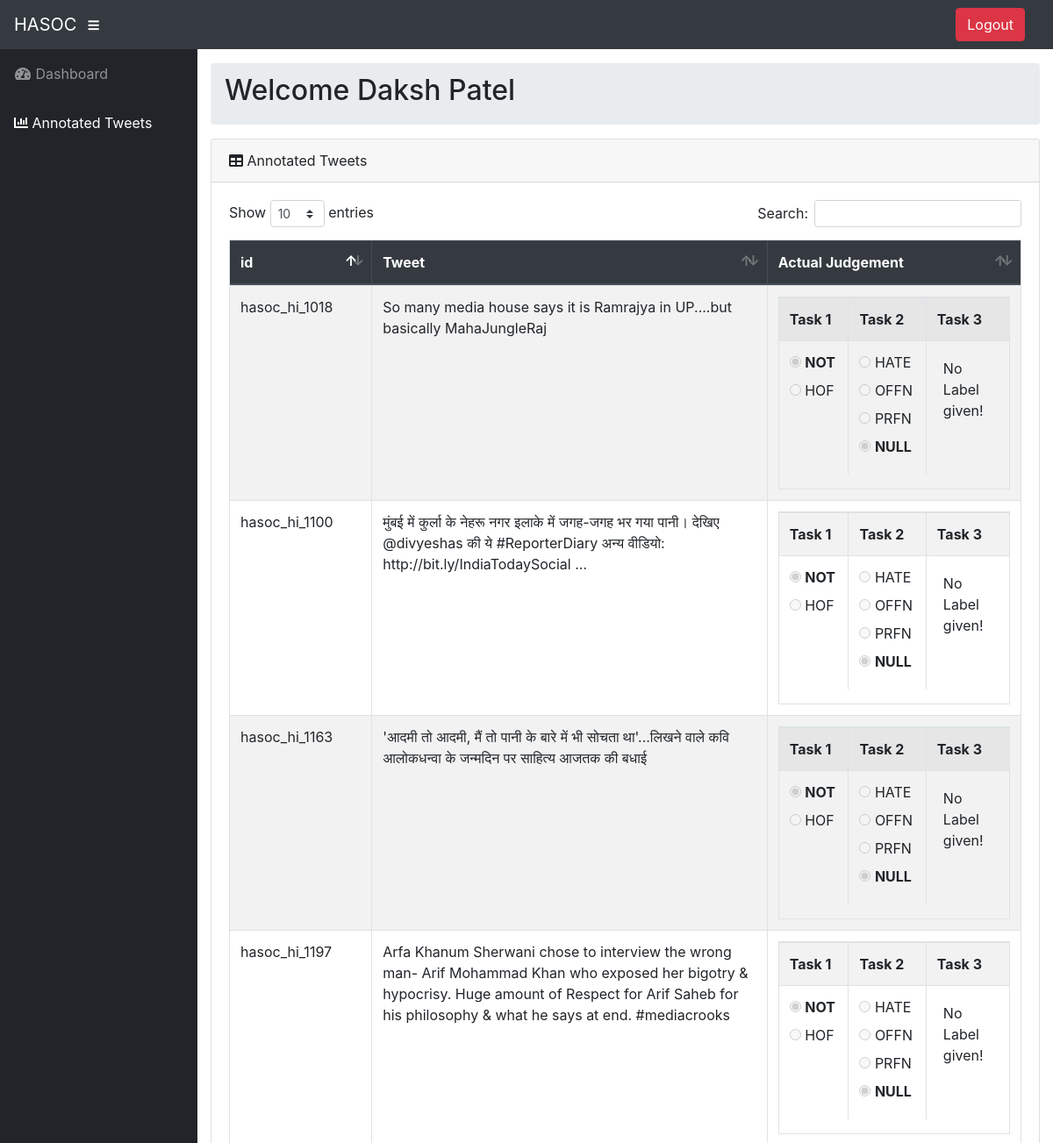
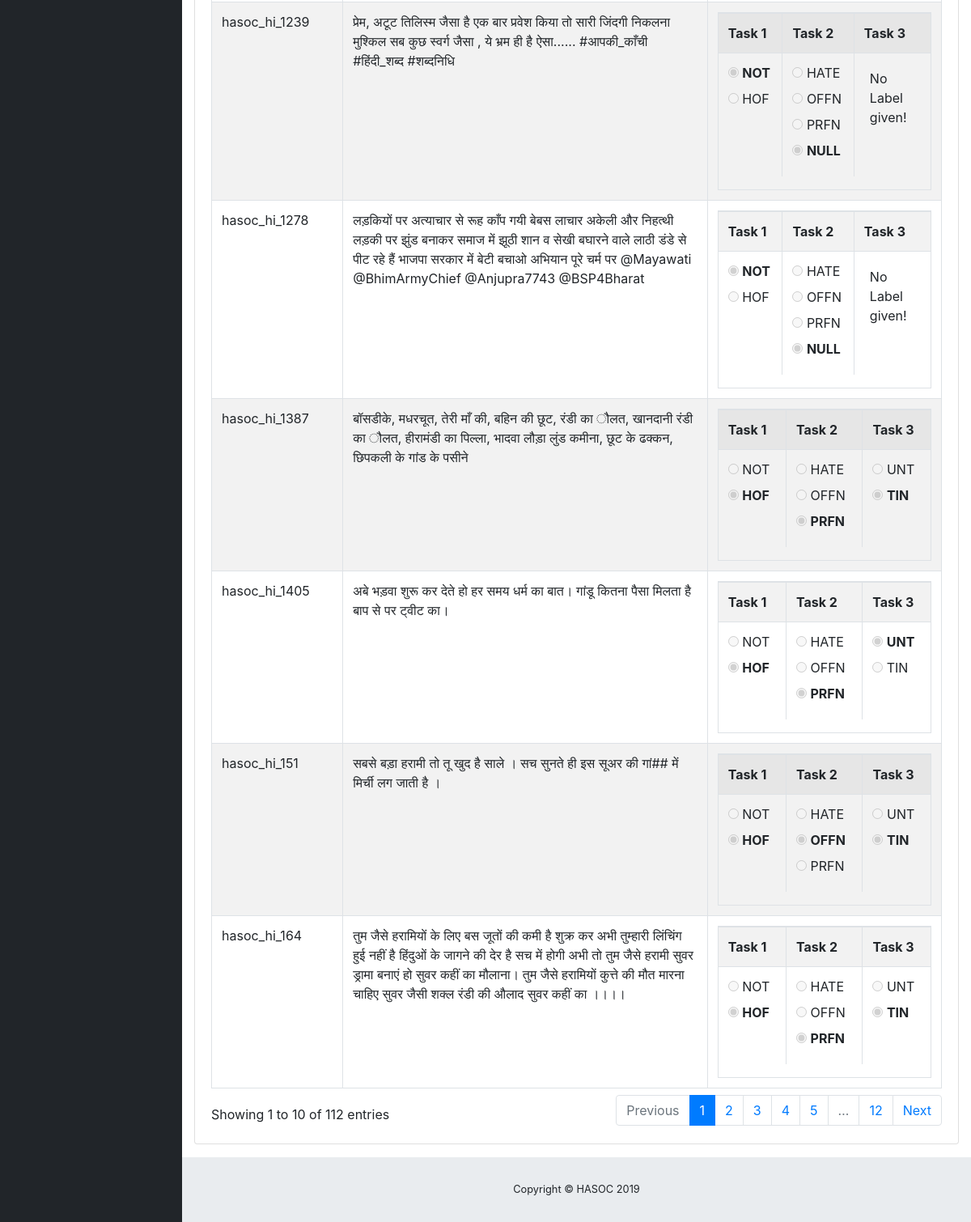
/annotated_tweets (signed in), run on the app's committed database (2 pictures, top to bottom).
### tables this page shows
CREATE TABLE "annoted_tweets"
(
	id INTEGER not null
		primary key autoincrement,
	tweet_id TEXT,
	tweet TEXT,
	daksh_hasoc TEXT,
	aditya_hasoc TEXT,
	dhruv_hasoc TEXT,
	spandan_hasoc TEXT,
	meet_hasoc TEXT,
	parth_hasoc TEXT,
	admin TEXT,
	mohana_hasoc TEXT,
	devarshi_hasoc TEXT,
	daksh2_hasoc TEXT,
	lang TEXT,
	bhargav_hasoc TEXT,
	suru_hasoc TEXT,
	kush_hasoc TEXT,
	soham_hasoc TEXT,
	nisarg_hasoc TEXT,
	apurva_hasoc TEXT
, harsh_hasoc TEXT, purvesh_hasoc TEXT, shubham_hasoc TEXT);

### project/com/controller/tweetController.py (the view)
@app.route('/annotated_tweets')
def annotated_tweets():
    if session.get('user') == 'admin':
        return redirect(url_for('annotated_tweets_admin'))
    if session.get('user'):
        tweetvo = tweetVO()
        tweetdao = tweetDAO()
        user = session.get('user')
        tweetvo.username = user
        resp, rows_tup = tweetdao.get_annots(tweetvo)
        rows = []
        for i in range(len(rows_tup)):
            row = list(rows_tup[i])
            row[-1] = tuple(row[-1].split('\t'))
            rows.append(tuple(row))
        if resp == True:
            return render_template('view_annotated_tweets.html', rows=rows, error=None)
        else:
            return render_template('view_annotated_tweets.html', error=resp)
    else:
        return redirect(url_for('login'))

### project/com/dao/tweetDAO.py (called while the page is built)
    def get_annots(self, tweet):
        query = 'SELECT tweet_id,tweet,{} From annoted_tweets where {} not null'.format(tweet.username, tweet.username)
        try:
            cursor.execute(query)
            rows = cursor.fetchall()
            return True, rows
        except sqlite3.Error as er:
            return er

### project/templates/view_annotated_tweets.html (shortened to what this page needs)
<!DOCTYPE html>
<html lang="en">
<head>
  <link href="{{ url_for('static',filename='vendor/fontawesome-free/css/all.min.css') }}" rel="stylesheet" type="text/css">
  <link href="{{ url_for('static',filename='vendor/datatables/dataTables.bootstrap4.css') }}" rel="stylesheet" type="text/css">
  <link href="{{ url_for('static',filename='css/css/sb-admin.css') }}" rel="stylesheet" type="text/css">
</head>
<body id="page-top">
  <nav class="navbar navbar-expand navbar-dark bg-dark static-top">
    <a class="navbar-brand mr-1" href="/home">HASOC</a>
    <button class="btn btn-link btn-sm text-white order-1 order-sm-0" id="sidebarToggle" href="#">
      <i class="fas fa-bars"></i>
    </button>
    <form class="d-none d-md-inline-block form-inline ml-auto mr-0 mr-md-3 my-2 my-md-0" action="/logout">
      <button class="btn btn-danger text-white" type="submit">Logout</button>
    </form>
  </nav>
  <div id="wrapper">
    <ul class="sidebar navbar-nav">
      <li class="nav-item ">
        <a class="nav-link" href="{{ url_for('home') }}">
          <i class="fas fa-fw fa-tachometer-alt"></i>
          <span>Dashboard</span>
        </a>
      </li>
      <li class="nav-item active">
        <a class="nav-link" href="{{ url_for('annotated_tweets') }}">
          <i class="fas fa-chart-bar"></i>
          <span>Annotated Tweets</span>
        </a>
      </li>
    </ul>
    <div id="content-wrapper">
      <div class="container-fluid">
        <ol class="breadcrumb">
          <h2>Welcome {{ session['name'] }}</h2>
        </ol>
            <div class="card mb-3">
              <div class="card-header">
                <i class="fas fa-table"></i>
                Annotated Tweets
              </div>
              <div class="card-body">
                <div class="table-responsive">
                  <table class="table table-striped table-bordered table-responsive" id="dataTable">
                    <thead class="thead-dark">
                    <tr>
                      <th>id</th>
                      <th>Tweet</th>
                      <th>Actual Judgement</th>
                    </tr>
                    </thead>
                    <tbody>
                    {% for row in rows %}
                      <tr>
                        <td>
                          {{ row[0] }}
                        </td>
                        <td width="50%">{{ row[1] }}</td>
                        <td align="center" width="32%">
                    <div class="table-responsive table-bordered">
                        <table class="table">
                          <tr>
                            <th>
                              Task 1
                            </th>
                            <th>
                              Task 2
                            </th>
                            <th>
                              Task 3
                            </th>
                          </tr>
                          <tr>
                            <td>
                              {% if row[2][0] == 'NOT' %}
                                <div class="radio">
                                  <label><input type="radio" name="task_1_{{ row[0] }}" value="NOT" disabled checked>&nbsp;<b>NOT</b></label>
                                </div>
                                <div class="radio">
                                  <label><input type="radio" name="task_1_{{ row[0] }}" value="HOF" disabled required>&nbsp;HOF</label>
                                </div>
                              {% else %}
                                <div class="radio">
                                  <label><input type="radio" name="task_1_else_{{ row[0] }}" value="NOT" disabled required>&nbsp;NOT</label>
                                </div>
                                <div class="radio">
                                  <label><input type="radio" name="task_1_else_{{ row[0] }}" value="HOF" disabled required checked>&nbsp;<b>HOF</b></label>
                                </div>
                              {% endif %}
                            </td>
                            <td>
                              {% if row[2][1]=='HATE' %}
                                <div class="radio">
                                  <label><input type="radio" name="task_2_{{ row[0] }}" value="HATE" disabled required checked>&nbsp;<b>HATE</b></label>
                                </div>
                                <div class="radio">
                                  <label><input type="radio" name="task_2_{{ row[0] }}" value="OFFN" disabled required>&nbsp;OFFN</label>
                                </div>
                                <div class="radio">
                                  <label><input type="radio" name="task_2_{{ row[0] }}" value="PRFN" disabled required>&nbsp;PRFN</label>
                                </div>
                              {% elif row[2][1]=='OFFN' %}
                                <div class="radio">
                                  <label><input type="radio" name="task_2_elif_1_{{ row[0] }}" value="HATE" disabled required>&nbsp;HATE</label>
                                </div>
                                <div class="radio">
                                  <label><input type="radio" name="task_2_elif_1_{{ row[0] }}" value="OFFN" disabled required checked>&nbsp;<b>OFFN</b></label>
                                </div>
                                <div class="radio">
                                  <label><input type="radio" name="task_2_elif_1_{{ row[0] }}" value="PRFN" disabled required>&nbsp;PRFN</label>
                                </div>
                              {% elif row[2][1]=='PRFN' %}
                                <div class="radio">
                                  <label><input type="radio" name="task_2_elif_2_{{ row[0] }}" value="HATE" disabled required>&nbsp;HATE</label>
                                </div>
                                <div class="radio">
                                  <label><input type="radio" name="task_2_elif_2_{{ row[0] }}" value="OFFN" disabled required>&nbsp;OFFN</label>
                                </div>
                                <div class="radio">
                                  <label><input type="radio" name="task_2_elif_2_{{ row[0] }}" value="PRFN" disabled required checked>&nbsp;<b>PRFN</b></label>
                                </div>
                              {% else %}
                                <div class="radio">
                                  <label><input type="radio" name="task_2_else_{{ row[0] }}" value="HATE" disabled required>&nbsp;HATE</label>
                                </div>
                                <div class="radio">
                                  <label><input type="radio" name="task_2_else_{{ row[0] }}" value="OFFN" disabled required>&nbsp;OFFN</label>
                                </div>
                                <div class="radio">
                                  <label><input type="radio" name="task_2_else_{{ row[0] }}" value="PRFN" disabled required checked>&nbsp;PRFN</label>
                                </div><div class="radio">
                                  <label><input type="radio" name="task_2_else_{{ row[0] }}" value="NULL" disabled required checked>&nbsp;<b>NULL</b></label>
                                </div>
                              {% endif %}
                            </td>
                            <td>
                              {% if row[2][2] == 'UNT' %}
                                <div class="radio">
                                  <label><input type="radio" name="task_3_{{ row[0] }}" value="UNT" disabled checked>&nbsp;<b>UNT</b></label>
                                </div>
                                <div class="radio">
                                  <label><input type="radio" name="task_3_{{ row[0] }}" value="TIN" disabled required>&nbsp;TIN</label>
                                </div>
                              {% elif row[2][2] == 'TIN' %}
                                <div class="radio">
                                  <label><input type="radio" name="task_3_elif_{{ row[0] }}" value="UNT" disabled required>&nbsp;UNT</label>
                                </div>
                                <div class="radio">
                                  <label><input type="radio" name="task_3_elif_{{ row[0] }}" value="TIN" disabled required checked>&nbsp;<b>TIN</b></label>
                                </div>
                              {% else %}
                              <div>
                              <p class="bg-transparent" style="border-radius: 10%; padding: 10%">
                                No Label<br>given!
                              </p>
                              </div>
                              {% endif %}
                            </td>
                          </tr>
                        </table>
                    </div>
                  </td>
                      </tr>
                    {% endfor %}
                    </tbody>
                  </table>
                </div>
              </div>
            </div>
      </div>
      <footer class="sticky-footer">
        <div class="container my-auto">
          <div class="copyright text-center my-auto">
            <span>Copyright © HASOC 2019</span>
          </div>
        </div>
      </footer>
    </div>
  </div>
</body>
</html>

### data on the page
annoted_tweets: tweet "hasoc_hi_164", tweet "तुम जैसे हरामियों के लिए बस जूतों की कमी है शुक्र कर अभी तुम्हारी लिंचिंग हुई नहीं है हिंदुओं के जागने की देर है सच में होगी अभी तो तुम जैसे हरामी सुवर ड्रामा बनाएं हो सुवर कहीं का मौलाना। तुम जैसे हरामियों कुत्ते की मौत मारना चाहिए सुवर जैसी शक्ल रंडी की औलाद सुवर कहीं का ।।।।"
annoted_tweets: tweet "hasoc_hi_1163", tweet "'आदमी तो आदमी, मैं तो पानी के बारे में भी सोचता था'...लिखने वाले कवि आलोकधन्वा के जन्मदिन पर साहित्य आजतक की बधाई", shows "No Label"
annoted_tweets: tweet "hasoc_hi_1239", tweet "प्रेम, अटूट तिलिस्म जैसा है एक बार प्रवेश किया तो सारी जिंदगी निकलना मुश्किल सब कुछ स्वर्ग जैसा , ये भ्रम ही है ऐसा...... #आपकी_काँची #हिंदी_शब्द #शब्दनिधि", shows "No Label"
annoted_tweets: tweet "hasoc_hi_151", tweet "सबसे बड़ा हरामी तो तू खुद है साले । सच सुनते ही इस सूअर की गां## में मिर्ची लग जाती है ।"
annoted_tweets: tweet "hasoc_hi_1387", tweet "बॉसडीके, मधरचूत, तेरी माँ की, बहिन की छूट, रंडी का ौलत, खानदानी रंडी का ौलत, हीरामंडी का पिल्ला, भादवा लौड़ा लुंड कमीना, छूट के ढक्कन, छिपकली के गांड के पसीने"
annoted_tweets: tweet "hasoc_hi_1278", tweet "लड़कियों पर अत्याचार से रूह काँप गयी बेबस लाचार अकेली और निहत्थी लड़की पर झुंड बनाकर समाज में झूठी शान व सेखी बघारने वाले लाठी डंडे से पीट रहे हैं भाजपा सरकार में बेटी बचाओ अभियान पूरे चर्म पर @Mayawati @BhimArmyChief @Anjupra7743 @BSP4Bharat", shows "No Label"
annoted_tweets: tweet "hasoc_hi_1197", tweet "Arfa Khanum Sherwani chose to interview the wrong man- Arif Mohammad Khan who exposed her bigotry & hypocrisy. Huge amount of Respect for Arif Saheb for his philosophy & what he says at end. #mediacrooks", shows "No Label"
annoted_tweets: tweet "hasoc_hi_1405", tweet "अबे भड़वा शुरू कर देते हो हर समय धर्म का बात। गांडू कितना पैसा मिलता है बाप से पर ट्वीट का।"
annoted_tweets: tweet "hasoc_hi_1018", tweet "So many media house says it is Ramrajya in UP....but basically MahaJungleRaj", shows "No Label"
annoted_tweets: tweet "hasoc_hi_1100", tweet "मुंबई में कुर्ला के नेहरू नगर इलाके में जगह-जगह भर गया पानी। देखिए @divyeshas की ये #ReporterDiary अन्य वीडियो: http://bit.ly/IndiaTodaySocial …", shows "No Label"

### other printed values
{{ session['name'] }} "Daksh Patel"
